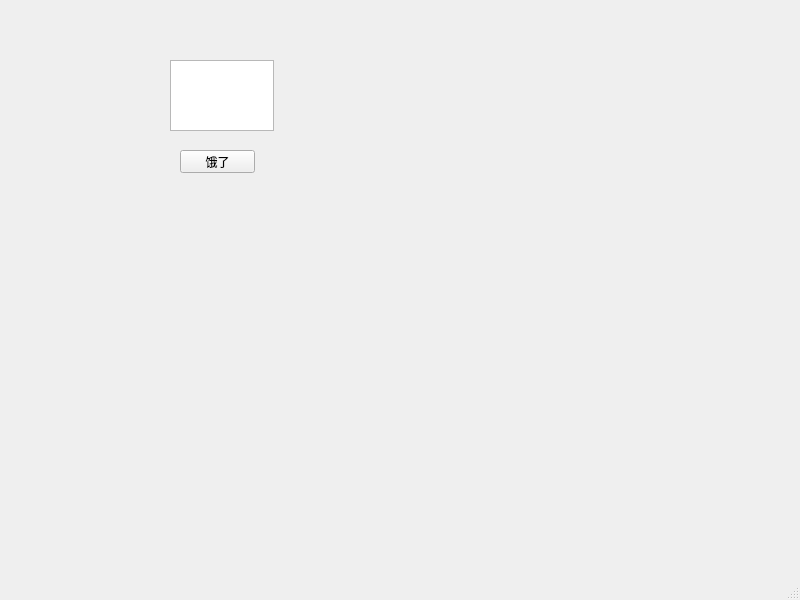
<?xml version="1.0" encoding="UTF-8"?>
<ui version="4.0">
 <class>MainWindow</class>
 <widget class="QMainWindow" name="MainWindow">
  <property name="geometry">
   <rect>
    <x>0</x>
    <y>0</y>
    <width>800</width>
    <height>600</height>
   </rect>
  </property>
  <property name="windowTitle">
   <string>MainWindow</string>
  </property>
  <widget class="QWidget" name="centralwidget">
   <widget class="QPushButton" name="mybutton">
    <property name="geometry">
     <rect>
      <x>180</x>
      <y>150</y>
      <width>75</width>
      <height>23</height>
     </rect>
    </property>
    <property name="text">
     <string>饿了</string>
    </property>
   </widget>
   <widget class="QTextEdit" name="food">
    <property name="geometry">
     <rect>
      <x>170</x>
      <y>60</y>
      <width>104</width>
      <height>71</height>
     </rect>
    </property>
   </widget>
  </widget>
  <widget class="QMenuBar" name="menubar">
   <property name="geometry">
    <rect>
     <x>0</x>
     <y>0</y>
     <width>800</width>
     <height>21</height>
    </rect>
   </property>
  </widget>
  <widget class="QStatusBar" name="statusbar"/>
 </widget>
 <resources/>
 <connections/>
</ui>
